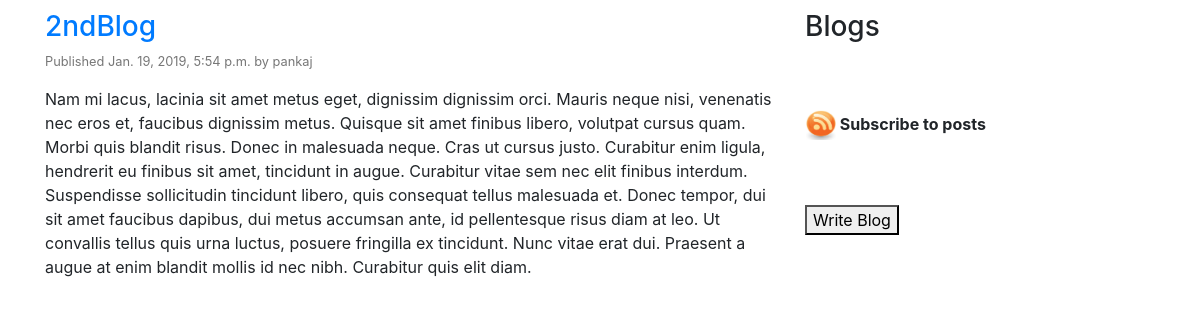
The app's page /blog/2019/01/19/example2/ with its own data.
### blog/models.py (models this page shows, shortened)
class Post(models.Model):
    STATUS_CHOICES = (
        ('draft', 'Draft'),
        ('published', 'Published'),
    )
    title = models.CharField(max_length=250)
    slug = models.SlugField(max_length=250, unique_for_date='publish')
    author = models.ForeignKey(User, related_name='blog_posts', on_delete=models.PROTECT)
    body = models.TextField()
    publish = models.DateTimeField(default=timezone.now)
    created = models.DateTimeField(auto_now_add=True)
    updated = models.DateTimeField(auto_now=True)
    status = models.CharField(max_length=10, choices=STATUS_CHOICES,default='draft')
    objects = models.Manager()
    published = PublishedManager()
    class Meta:
        ordering = ('-publish',)
    def get_absolute_url(self):
        return reverse('blog:post_detail_view',
                       args=[self.publish.year, self.publish.strftime('%m'), self.publish.strftime('%d'), self.slug])

### blog/views.py (the view)
def post_detail_view(request, year, month, day, post):
    submit_f = SubscribeForm()
    post = get_object_or_404(Post, slug=post, publish__year=year, publish__month=month, publish__day=day)
    return render(request, 'blog/post/detail.html', {'post': post, 'submitform': submit_f})

### blog/templates/blog/post/detail.html (shortened to what this page needs)
{% extends "blog/master.html" %}
{% block content %}
<h3><a href="{{ post.get_absolute_url }}">{{ post.title }}</a></h3>
<p class="small" style="color: #777777">Published {{ post.publish }} by {{ post.author }}</p>
<p>{{ post.body|linebreaks }}</p>
{% endblock %}

### static/css/customcss/main.css (style rules this page uses)
body { margin:10px 10px; }
* { box-sizing: border-box; }
body { margin: 10px; padding: 10px; }

### records on screen
Post: title "2ndBlog", publish "Jan. 19, 2019, 5:54 p.m.", author "pankaj", body "Nam mi lacus, lacinia sit amet metus eget, dignissim dignissim orci. Mauris neque nisi, venenatis nec eros et, faucibus dignissim metus. Quisque sit amet finibus libero, volutpat cursus quam. Morbi quis blandit risus. Donec in malesuada neque. Cras ut cursus justo. Curabitur enim ligula, hendrerit eu finibus sit amet, tincidunt in augue. Curabitur vitae sem nec elit finibus interdum. Suspendisse sollicitudin tincidunt libero, quis consequat tellus malesuada et. Donec tempor, dui sit amet faucibus dapibus, dui metus accumsan ante, id pellentesque risus diam at leo. Ut convallis tellus quis urna luctus, posuere fringilla ex tincidunt. Nunc vitae erat dui. Praesent a augue at enim blandit…"
